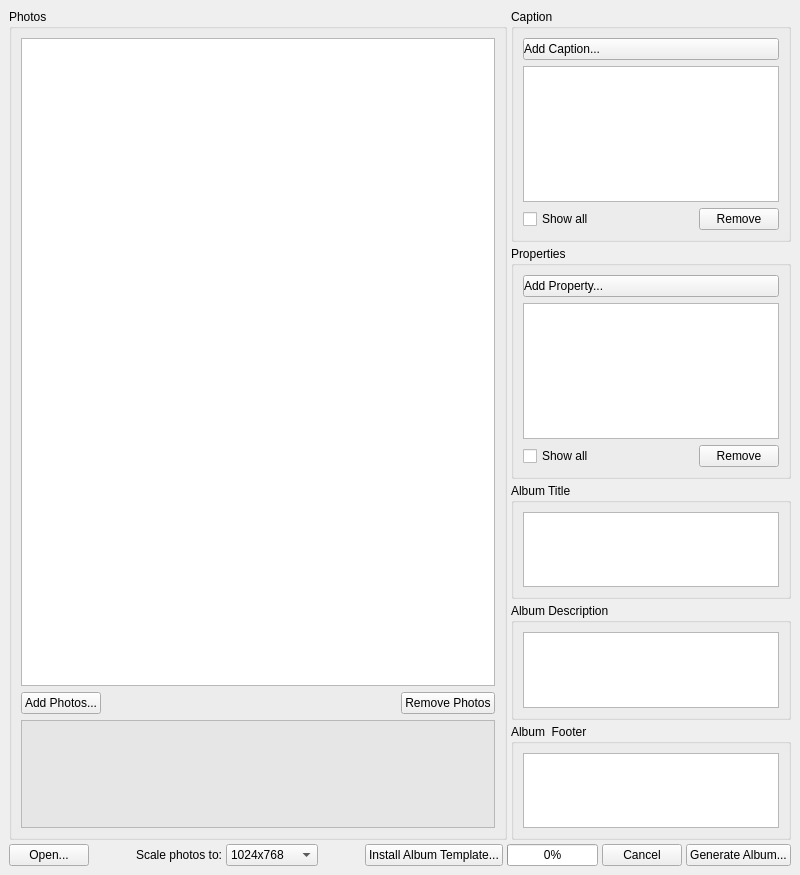
<?xml version="1.0" encoding="UTF-8"?>
<ui version="4.0">
 <class>MainWindow</class>
 <widget class="QMainWindow" name="MainWindow">
  <property name="geometry">
   <rect>
    <x>0</x>
    <y>0</y>
    <width>800</width>
    <height>875</height>
   </rect>
  </property>
  <property name="windowTitle">
   <string>Photo Album Generator</string>
  </property>
  <property name="windowIcon">
   <iconset theme="emblem-photos">
    <normaloff/>
   </iconset>
  </property>
  <widget class="QWidget" name="centralwidget">
   <layout class="QVBoxLayout" name="verticalLayout_9" stretch="1,0">
    <property name="spacing">
     <number>4</number>
    </property>
    <item>
     <layout class="QHBoxLayout" name="horizontalLayout" stretch="2,0">
      <item>
       <widget class="QGroupBox" name="groupBox">
        <property name="autoFillBackground">
         <bool>false</bool>
        </property>
        <property name="styleSheet">
         <string notr="true"/>
        </property>
        <property name="title">
         <string>Photos</string>
        </property>
        <property name="alignment">
         <set>Qt::AlignLeading|Qt::AlignLeft|Qt::AlignTop</set>
        </property>
        <layout class="QVBoxLayout" name="verticalLayout_6" stretch="6,0,1">
         <item>
          <widget class="QListWidget" name="photosList">
           <property name="toolTip">
            <string>Photos to include in the album.</string>
           </property>
           <property name="styleSheet">
            <string notr="true">QListWidget::item {padding: 2px}</string>
           </property>
           <property name="dragEnabled">
            <bool>true</bool>
           </property>
           <property name="dragDropMode">
            <enum>QAbstractItemView::InternalMove</enum>
           </property>
           <property name="selectionMode">
            <enum>QAbstractItemView::ExtendedSelection</enum>
           </property>
          </widget>
         </item>
         <item>
          <layout class="QHBoxLayout" name="horizontalLayout_4" stretch="0,1,0">
           <item>
            <widget class="QPushButton" name="addPhotosButton">
             <property name="text">
              <string>Add Photos...</string>
             </property>
             <property name="icon">
              <iconset theme="list-add">
               <normaloff/>
              </iconset>
             </property>
            </widget>
           </item>
           <item>
            <spacer name="horizontalSpacer_7">
             <property name="orientation">
              <enum>Qt::Horizontal</enum>
             </property>
             <property name="sizeHint" stdset="0">
              <size>
               <width>40</width>
               <height>20</height>
              </size>
             </property>
            </spacer>
           </item>
           <item>
            <widget class="QPushButton" name="removePhotosButton">
             <property name="toolTip">
              <string>Remove the selected photos from the album.</string>
             </property>
             <property name="text">
              <string>Remove Photos</string>
             </property>
             <property name="icon">
              <iconset theme="list-remove">
               <normaloff/>
              </iconset>
             </property>
            </widget>
           </item>
          </layout>
         </item>
         <item>
          <widget class="QTextEdit" name="photoProperties">
           <property name="palette">
            <palette>
             <active>
              <colorrole role="Base">
               <brush brushstyle="SolidPattern">
                <color alpha="255">
                 <red>230</red>
                 <green>230</green>
                 <blue>230</blue>
                </color>
               </brush>
              </colorrole>
             </active>
             <inactive>
              <colorrole role="Base">
               <brush brushstyle="SolidPattern">
                <color alpha="255">
                 <red>230</red>
                 <green>230</green>
                 <blue>230</blue>
                </color>
               </brush>
              </colorrole>
             </inactive>
             <disabled>
              <colorrole role="Base">
               <brush brushstyle="SolidPattern">
                <color alpha="255">
                 <red>244</red>
                 <green>244</green>
                 <blue>244</blue>
                </color>
               </brush>
              </colorrole>
             </disabled>
            </palette>
           </property>
           <property name="tabChangesFocus">
            <bool>true</bool>
           </property>
           <property name="undoRedoEnabled">
            <bool>false</bool>
           </property>
           <property name="readOnly">
            <bool>true</bool>
           </property>
          </widget>
         </item>
        </layout>
       </widget>
      </item>
      <item>
       <layout class="QVBoxLayout" name="verticalLayout_8" stretch="2,2,1,1,1">
        <item>
         <widget class="QGroupBox" name="groupBox_2">
          <property name="title">
           <string>Caption</string>
          </property>
          <layout class="QVBoxLayout" name="verticalLayout" stretch="0,1,0">
           <item>
            <widget class="QPushButton" name="addCaptionButton">
             <property name="toolTip">
              <string>Add a field to the photos' captions.</string>
             </property>
             <property name="styleSheet">
              <string notr="true">QPushButton{text-align: left;} QPushButton::menu-indicator{subcontrol-position: right center; left: -10px;}</string>
             </property>
             <property name="text">
              <string>Add Caption...</string>
             </property>
             <property name="icon">
              <iconset theme="list-add">
               <normaloff/>
              </iconset>
             </property>
            </widget>
           </item>
           <item>
            <widget class="QListWidget" name="descriptionsList">
             <property name="toolTip">
              <string>Fields comprising the photos' captions.</string>
             </property>
             <property name="dragEnabled">
              <bool>true</bool>
             </property>
             <property name="dragDropMode">
              <enum>QAbstractItemView::InternalMove</enum>
             </property>
             <property name="selectionMode">
              <enum>QAbstractItemView::ExtendedSelection</enum>
             </property>
            </widget>
           </item>
           <item>
            <layout class="QHBoxLayout" name="horizontalLayout_2" stretch="0,1,0">
             <item>
              <widget class="QCheckBox" name="showAllDescriptionsFlag">
               <property name="toolTip">
                <string>Show all caption fields, not just the ones present in every selected photo.</string>
               </property>
               <property name="text">
                <string>Show all</string>
               </property>
              </widget>
             </item>
             <item>
              <spacer name="horizontalSpacer_5">
               <property name="orientation">
                <enum>Qt::Horizontal</enum>
               </property>
               <property name="sizeHint" stdset="0">
                <size>
                 <width>40</width>
                 <height>20</height>
                </size>
               </property>
              </spacer>
             </item>
             <item>
              <widget class="QPushButton" name="removeDescriptionsButton">
               <property name="toolTip">
                <string>Remove the selected fields the from photos' captions.</string>
               </property>
               <property name="text">
                <string>Remove</string>
               </property>
               <property name="icon">
                <iconset theme="list-remove">
                 <normaloff/>
                </iconset>
               </property>
              </widget>
             </item>
            </layout>
           </item>
          </layout>
         </widget>
        </item>
        <item>
         <widget class="QGroupBox" name="groupBox_3">
          <property name="title">
           <string>Properties</string>
          </property>
          <layout class="QVBoxLayout" name="verticalLayout_3" stretch="0,1,0">
           <item>
            <widget class="QPushButton" name="addPropertyButton">
             <property name="toolTip">
              <string>Add a field to the photos' properties.</string>
             </property>
             <property name="styleSheet">
              <string notr="true">QPushButton{text-align: left;} QPushButton::menu-indicator{subcontrol-position: right center; left: -10px;} QMenu {menu-scrollable: 1;}</string>
             </property>
             <property name="text">
              <string>Add Property...</string>
             </property>
             <property name="icon">
              <iconset theme="list-add">
               <normaloff/>
              </iconset>
             </property>
            </widget>
           </item>
           <item>
            <widget class="QListWidget" name="propertiesList">
             <property name="toolTip">
              <string>Fields comprising the photos' properties.</string>
             </property>
             <property name="dragEnabled">
              <bool>true</bool>
             </property>
             <property name="dragDropMode">
              <enum>QAbstractItemView::InternalMove</enum>
             </property>
             <property name="selectionMode">
              <enum>QAbstractItemView::ExtendedSelection</enum>
             </property>
            </widget>
           </item>
           <item>
            <layout class="QHBoxLayout" name="horizontalLayout_3" stretch="0,1,0">
             <item>
              <widget class="QCheckBox" name="showAllPropertiesFlag">
               <property name="toolTip">
                <string>Show all property fields, not just the ones present in every selected photo.</string>
               </property>
               <property name="text">
                <string>Show all</string>
               </property>
              </widget>
             </item>
             <item>
              <spacer name="horizontalSpacer_6">
               <property name="orientation">
                <enum>Qt::Horizontal</enum>
               </property>
               <property name="sizeHint" stdset="0">
                <size>
                 <width>40</width>
                 <height>20</height>
                </size>
               </property>
              </spacer>
             </item>
             <item>
              <widget class="QPushButton" name="removePropertiesButton">
               <property name="toolTip">
                <string>Remove the selected fields from the photos' properties.</string>
               </property>
               <property name="text">
                <string>Remove</string>
               </property>
               <property name="icon">
                <iconset theme="list-remove">
                 <normaloff/>
                </iconset>
               </property>
              </widget>
             </item>
            </layout>
           </item>
          </layout>
         </widget>
        </item>
        <item>
         <widget class="QGroupBox" name="groupBox_4">
          <property name="title">
           <string>Album Title</string>
          </property>
          <layout class="QVBoxLayout" name="verticalLayout_4" stretch="0">
           <item>
            <widget class="QPlainTextEdit" name="titleText">
             <property name="toolTip">
              <string>The album title.</string>
             </property>
             <property name="tabChangesFocus">
              <bool>true</bool>
             </property>
            </widget>
           </item>
          </layout>
         </widget>
        </item>
        <item>
         <widget class="QGroupBox" name="groupBox_6">
          <property name="title">
           <string>Album Description</string>
          </property>
          <layout class="QVBoxLayout" name="verticalLayout_2">
           <item>
            <widget class="QPlainTextEdit" name="descriptionText">
             <property name="tabChangesFocus">
              <bool>true</bool>
             </property>
            </widget>
           </item>
          </layout>
         </widget>
        </item>
        <item>
         <widget class="QGroupBox" name="groupBox_5">
          <property name="title">
           <string>Album  Footer</string>
          </property>
          <layout class="QVBoxLayout" name="verticalLayout_5">
           <item>
            <widget class="QPlainTextEdit" name="footerText">
             <property name="toolTip">
              <string>The album footer.</string>
             </property>
             <property name="tabChangesFocus">
              <bool>true</bool>
             </property>
            </widget>
           </item>
          </layout>
         </widget>
        </item>
       </layout>
      </item>
     </layout>
    </item>
    <item>
     <layout class="QHBoxLayout" name="horizontalLayout_5">
      <item>
       <widget class="QPushButton" name="openAlbumButton">
        <property name="toolTip">
         <string>Open an existing album.</string>
        </property>
        <property name="text">
         <string>Open...</string>
        </property>
        <property name="icon">
         <iconset theme="document-open">
          <normaloff/>
         </iconset>
        </property>
       </widget>
      </item>
      <item>
       <spacer name="horizontalSpacer_2">
        <property name="orientation">
         <enum>Qt::Horizontal</enum>
        </property>
        <property name="sizeHint" stdset="0">
         <size>
          <width>40</width>
          <height>20</height>
         </size>
        </property>
       </spacer>
      </item>
      <item>
       <widget class="QLabel" name="label">
        <property name="text">
         <string>Scale photos to:</string>
        </property>
       </widget>
      </item>
      <item>
       <widget class="QComboBox" name="photoSizeButton">
        <property name="toolTip">
         <string>Set the resolution for photos in the album.</string>
        </property>
        <property name="currentIndex">
         <number>2</number>
        </property>
        <item>
         <property name="text">
          <string>1600x1200</string>
         </property>
        </item>
        <item>
         <property name="text">
          <string>1280x960</string>
         </property>
        </item>
        <item>
         <property name="text">
          <string>1024x768</string>
         </property>
        </item>
        <item>
         <property name="text">
          <string>800x600</string>
         </property>
        </item>
        <item>
         <property name="text">
          <string>640x480</string>
         </property>
        </item>
       </widget>
      </item>
      <item>
       <spacer name="horizontalSpacer">
        <property name="orientation">
         <enum>Qt::Horizontal</enum>
        </property>
        <property name="sizeHint" stdset="0">
         <size>
          <width>40</width>
          <height>20</height>
         </size>
        </property>
       </spacer>
      </item>
      <item>
       <widget class="QPushButton" name="installTemplateButton">
        <property name="text">
         <string>Install Album Template...</string>
        </property>
        <property name="icon">
         <iconset theme="insert-image"/>
        </property>
       </widget>
      </item>
      <item>
       <widget class="QProgressBar" name="progressBar">
        <property name="enabled">
         <bool>true</bool>
        </property>
        <property name="value">
         <number>0</number>
        </property>
       </widget>
      </item>
      <item>
       <widget class="QPushButton" name="cancelButton">
        <property name="toolTip">
         <string>Cancel the current action.</string>
        </property>
        <property name="text">
         <string>Cancel</string>
        </property>
        <property name="icon">
         <iconset theme="process-stop">
          <normaloff/>
         </iconset>
        </property>
       </widget>
      </item>
      <item>
       <widget class="QPushButton" name="generateAlbumButton">
        <property name="toolTip">
         <string>Generate a photo album.</string>
        </property>
        <property name="text">
         <string>Generate Album...</string>
        </property>
        <property name="icon">
         <iconset theme="dialog-ok">
          <normaloff/>
         </iconset>
        </property>
       </widget>
      </item>
     </layout>
    </item>
   </layout>
  </widget>
 </widget>
 <resources/>
 <connections/>
 <slots>
  <slot>_removePhotos2()</slot>
 </slots>
</ui>
